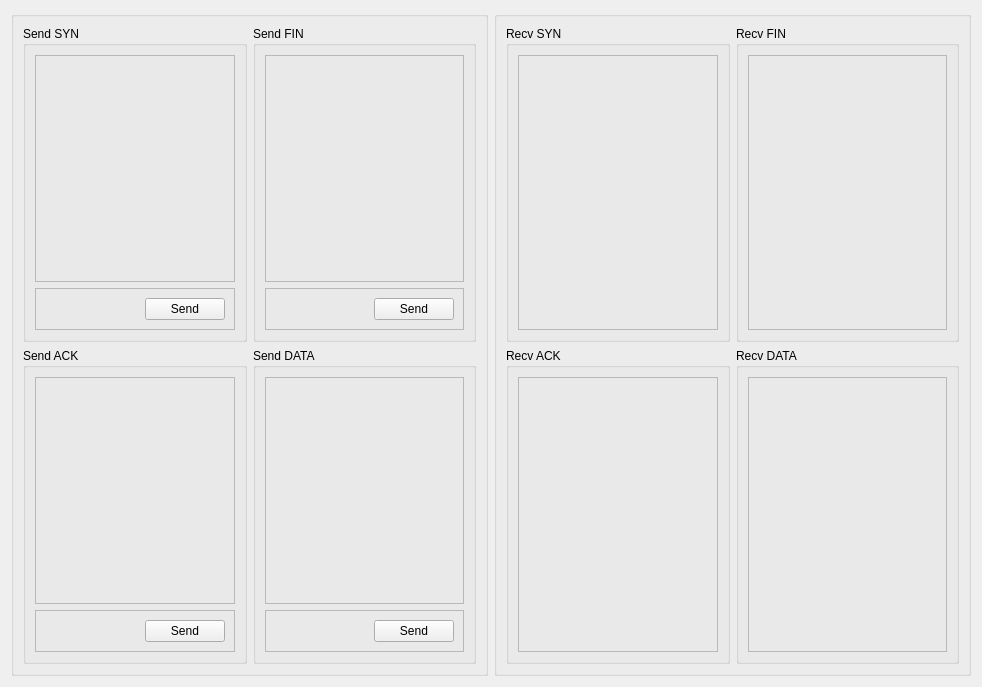
<?xml version="1.0" encoding="UTF-8"?>
<ui version="4.0">
 <class>CoderWidget</class>
 <widget class="QWidget" name="CoderWidget">
  <property name="geometry">
   <rect>
    <x>0</x>
    <y>0</y>
    <width>982</width>
    <height>687</height>
   </rect>
  </property>
  <property name="windowTitle">
   <string>Form</string>
  </property>
  <layout class="QGridLayout" name="gridLayout_11" columnstretch="1,1">
   <item row="0" column="0">
    <widget class="QGroupBox" name="groupBox_2">
     <property name="sizePolicy">
      <sizepolicy hsizetype="Preferred" vsizetype="Preferred">
       <horstretch>0</horstretch>
       <verstretch>0</verstretch>
      </sizepolicy>
     </property>
     <property name="title">
      <string/>
     </property>
     <layout class="QGridLayout" name="gridLayout_5">
      <property name="leftMargin">
       <number>9</number>
      </property>
      <item row="0" column="0">
       <widget class="QGroupBox" name="gbSendSyn">
        <property name="title">
         <string>Send SYN</string>
        </property>
        <layout class="QVBoxLayout" name="verticalLayout">
         <item>
          <widget class="QFrame" name="frSendSyn">
           <property name="frameShape">
            <enum>QFrame::StyledPanel</enum>
           </property>
           <property name="frameShadow">
            <enum>QFrame::Raised</enum>
           </property>
           <layout class="QGridLayout" name="gridLayout"/>
          </widget>
         </item>
         <item>
          <widget class="QFrame" name="frame">
           <property name="sizePolicy">
            <sizepolicy hsizetype="Preferred" vsizetype="Fixed">
             <horstretch>0</horstretch>
             <verstretch>0</verstretch>
            </sizepolicy>
           </property>
           <property name="frameShape">
            <enum>QFrame::StyledPanel</enum>
           </property>
           <property name="frameShadow">
            <enum>QFrame::Raised</enum>
           </property>
           <layout class="QHBoxLayout" name="horizontalLayout">
            <item>
             <spacer name="horizontalSpacer">
              <property name="orientation">
               <enum>Qt::Horizontal</enum>
              </property>
              <property name="sizeHint" stdset="0">
               <size>
                <width>40</width>
                <height>20</height>
               </size>
              </property>
             </spacer>
            </item>
            <item>
             <widget class="QPushButton" name="butSendSyn">
              <property name="text">
               <string>Send</string>
              </property>
             </widget>
            </item>
           </layout>
          </widget>
         </item>
        </layout>
       </widget>
      </item>
      <item row="0" column="1">
       <widget class="QGroupBox" name="gbSendFin">
        <property name="title">
         <string>Send FIN</string>
        </property>
        <layout class="QVBoxLayout" name="verticalLayout_2">
         <item>
          <widget class="QFrame" name="frSendFin">
           <property name="frameShape">
            <enum>QFrame::StyledPanel</enum>
           </property>
           <property name="frameShadow">
            <enum>QFrame::Raised</enum>
           </property>
           <layout class="QGridLayout" name="gridLayout_2"/>
          </widget>
         </item>
         <item>
          <widget class="QFrame" name="frame_2">
           <property name="sizePolicy">
            <sizepolicy hsizetype="Preferred" vsizetype="Fixed">
             <horstretch>0</horstretch>
             <verstretch>0</verstretch>
            </sizepolicy>
           </property>
           <property name="frameShape">
            <enum>QFrame::StyledPanel</enum>
           </property>
           <property name="frameShadow">
            <enum>QFrame::Raised</enum>
           </property>
           <layout class="QHBoxLayout" name="horizontalLayout_2">
            <item>
             <spacer name="horizontalSpacer_2">
              <property name="orientation">
               <enum>Qt::Horizontal</enum>
              </property>
              <property name="sizeHint" stdset="0">
               <size>
                <width>40</width>
                <height>20</height>
               </size>
              </property>
             </spacer>
            </item>
            <item>
             <widget class="QPushButton" name="butSendFin">
              <property name="text">
               <string>Send</string>
              </property>
             </widget>
            </item>
           </layout>
          </widget>
         </item>
        </layout>
       </widget>
      </item>
      <item row="1" column="0">
       <widget class="QGroupBox" name="gbSendAck">
        <property name="title">
         <string>Send ACK</string>
        </property>
        <layout class="QVBoxLayout" name="verticalLayout_3">
         <item>
          <widget class="QFrame" name="frSendAck">
           <property name="frameShape">
            <enum>QFrame::StyledPanel</enum>
           </property>
           <property name="frameShadow">
            <enum>QFrame::Raised</enum>
           </property>
           <layout class="QGridLayout" name="gridLayout_4"/>
          </widget>
         </item>
         <item>
          <widget class="QFrame" name="frame_3">
           <property name="sizePolicy">
            <sizepolicy hsizetype="Preferred" vsizetype="Fixed">
             <horstretch>0</horstretch>
             <verstretch>0</verstretch>
            </sizepolicy>
           </property>
           <property name="frameShape">
            <enum>QFrame::StyledPanel</enum>
           </property>
           <property name="frameShadow">
            <enum>QFrame::Raised</enum>
           </property>
           <layout class="QHBoxLayout" name="horizontalLayout_3">
            <item>
             <spacer name="horizontalSpacer_3">
              <property name="orientation">
               <enum>Qt::Horizontal</enum>
              </property>
              <property name="sizeHint" stdset="0">
               <size>
                <width>40</width>
                <height>20</height>
               </size>
              </property>
             </spacer>
            </item>
            <item>
             <widget class="QPushButton" name="butSendAck">
              <property name="text">
               <string>Send</string>
              </property>
             </widget>
            </item>
           </layout>
          </widget>
         </item>
        </layout>
       </widget>
      </item>
      <item row="1" column="1">
       <widget class="QGroupBox" name="gbSendData">
        <property name="title">
         <string>Send DATA</string>
        </property>
        <layout class="QVBoxLayout" name="verticalLayout_4">
         <item>
          <widget class="QFrame" name="frSendData">
           <property name="frameShape">
            <enum>QFrame::StyledPanel</enum>
           </property>
           <property name="frameShadow">
            <enum>QFrame::Raised</enum>
           </property>
           <layout class="QGridLayout" name="gridLayout_3"/>
          </widget>
         </item>
         <item>
          <widget class="QFrame" name="frame_4">
           <property name="sizePolicy">
            <sizepolicy hsizetype="Preferred" vsizetype="Fixed">
             <horstretch>0</horstretch>
             <verstretch>0</verstretch>
            </sizepolicy>
           </property>
           <property name="frameShape">
            <enum>QFrame::StyledPanel</enum>
           </property>
           <property name="frameShadow">
            <enum>QFrame::Raised</enum>
           </property>
           <layout class="QHBoxLayout" name="horizontalLayout_4">
            <item>
             <spacer name="horizontalSpacer_4">
              <property name="orientation">
               <enum>Qt::Horizontal</enum>
              </property>
              <property name="sizeHint" stdset="0">
               <size>
                <width>40</width>
                <height>20</height>
               </size>
              </property>
             </spacer>
            </item>
            <item>
             <widget class="QPushButton" name="butSendData">
              <property name="text">
               <string>Send</string>
              </property>
             </widget>
            </item>
           </layout>
          </widget>
         </item>
        </layout>
       </widget>
      </item>
     </layout>
    </widget>
   </item>
   <item row="0" column="1">
    <widget class="QGroupBox" name="groupBox_3">
     <property name="sizePolicy">
      <sizepolicy hsizetype="Preferred" vsizetype="Preferred">
       <horstretch>0</horstretch>
       <verstretch>0</verstretch>
      </sizepolicy>
     </property>
     <property name="title">
      <string/>
     </property>
     <layout class="QGridLayout" name="gridLayout_6">
      <property name="leftMargin">
       <number>9</number>
      </property>
      <item row="0" column="0">
       <widget class="QGroupBox" name="gbRecvSyn">
        <property name="title">
         <string>Recv SYN</string>
        </property>
        <layout class="QVBoxLayout" name="verticalLayout_5">
         <item>
          <widget class="QFrame" name="frRecvSyn">
           <property name="frameShape">
            <enum>QFrame::StyledPanel</enum>
           </property>
           <property name="frameShadow">
            <enum>QFrame::Raised</enum>
           </property>
           <layout class="QGridLayout" name="gridLayout_7"/>
          </widget>
         </item>
        </layout>
       </widget>
      </item>
      <item row="0" column="1">
       <widget class="QGroupBox" name="gbRecvFin">
        <property name="title">
         <string>Recv FIN</string>
        </property>
        <layout class="QVBoxLayout" name="verticalLayout_6">
         <item>
          <widget class="QFrame" name="frRecvFin">
           <property name="frameShape">
            <enum>QFrame::StyledPanel</enum>
           </property>
           <property name="frameShadow">
            <enum>QFrame::Raised</enum>
           </property>
           <layout class="QGridLayout" name="gridLayout_8"/>
          </widget>
         </item>
        </layout>
       </widget>
      </item>
      <item row="1" column="0">
       <widget class="QGroupBox" name="gbRecvAck">
        <property name="title">
         <string>Recv ACK</string>
        </property>
        <layout class="QVBoxLayout" name="verticalLayout_7">
         <item>
          <widget class="QFrame" name="frRecvAck">
           <property name="frameShape">
            <enum>QFrame::StyledPanel</enum>
           </property>
           <property name="frameShadow">
            <enum>QFrame::Raised</enum>
           </property>
           <layout class="QGridLayout" name="gridLayout_9"/>
          </widget>
         </item>
        </layout>
       </widget>
      </item>
      <item row="1" column="1">
       <widget class="QGroupBox" name="gbRecvData">
        <property name="title">
         <string>Recv DATA</string>
        </property>
        <layout class="QVBoxLayout" name="verticalLayout_8">
         <item>
          <widget class="QFrame" name="frRecvData">
           <property name="frameShape">
            <enum>QFrame::StyledPanel</enum>
           </property>
           <property name="frameShadow">
            <enum>QFrame::Raised</enum>
           </property>
           <layout class="QGridLayout" name="gridLayout_10"/>
          </widget>
         </item>
        </layout>
       </widget>
      </item>
     </layout>
    </widget>
   </item>
  </layout>
 </widget>
 <resources/>
 <connections/>
</ui>
